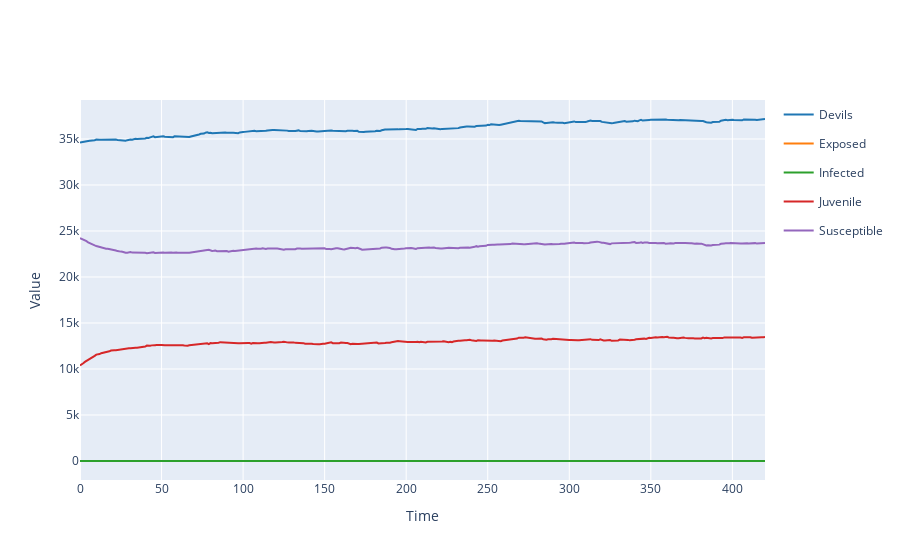

Here is the notebook cell this chart was saved with:
### Code cell
result.plotplotly()

### Figure 1 — Plotly figure (JSON) as saved in the notebook; plotly's stock layout.template omitted (floating-point values rounded to 4 significant figures; data arrays with more than 128 entries replaced by an {"elided": "..."} marker saying what was removed)
{"data": [{"legendgroup": "Devils", "line": {"color": "#1f77b4"}, "mode": "lines", "name": "Devils", "type": "scatter", "x": {"elided": "421 int values"}, "y": {"elided": "421 int values"}}, {"legendgroup": "Exposed", "line": {"color": "#ff7f0e"}, "mode": "lines", "name": "Exposed", "type": "scatter", "x": {"elided": "421 int values"}, "y": {"elided": "421 int values"}}, {"legendgroup": "Infected", "line": {"color": "#2ca02c"}, "mode": "lines", "name": "Infected", "type": "scatter", "x": {"elided": "421 int values"}, "y": {"elided": "421 int values"}}, {"legendgroup": "Juvenile", "line": {"color": "#d62728"}, "mode": "lines", "name": "Juvenile", "type": "scatter", "x": {"elided": "421 int values"}, "y": {"elided": "421 int values"}}, {"legendgroup": "Susceptible", "line": {"color": "#9467bd"}, "mode": "lines", "name": "Susceptible", "type": "scatter", "x": {"elided": "421 int values"}, "y": {"elided": "421 int values"}}], "layout": {"showlegend": true, "title": {"text": ""}, "xaxis": {"title": {"text": "Time"}}, "yaxis": {"title": {"text": "Value"}}}}
